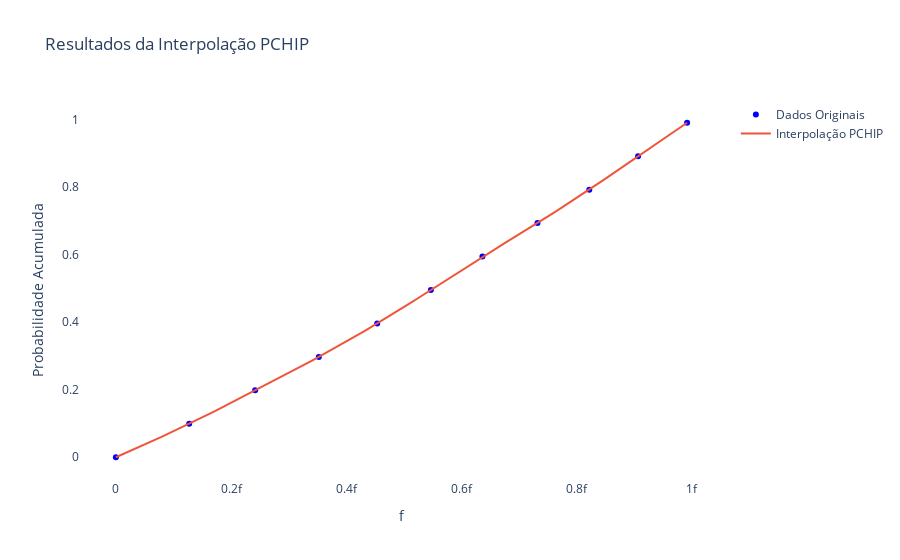

Notebook code cell kept with this figure:
### Code cell
fracao = np.concatenate((np.array([0]), lista_intermed))/n # Identifica a fração total de pontos de 0 até o ponto v

interp = PchipInterpolator(lista_v, fracao)
# Utiliza um interpolador PCHIP para gerar um polinômio de terceiro grau que aproxime W(v)
# Dessa forma, obtém-se U(v)

# Define os pontos onde deseja-se avaliar a função interpolada
x_new = np.linspace(0, lista_v[-1], 100)

# Avalia a função interpolada nos novos pontos
y_new = interp(x_new)

fig = go.Figure()

# Scatter plot dos dados originais
fig.add_trace(go.Scatter(x=lista_v, y=fracao, mode='markers', marker=dict(color='blue', symbol='circle'), name='Dados Originais'))

# Linha de interpolação PCHIP
fig.add_trace(go.Scatter(x=x_new, y=y_new, mode='lines', name='Interpolação PCHIP'))

# Layout
fig.update_layout(title='Resultados da Interpolação PCHIP',
                  xaxis_title='f',
                  yaxis_title='Probabilidade Acumulada',
                  showlegend=True,
                  plot_bgcolor='rgba(0,0,0,0)') # Define a cor de fundo do plot

fig.show()

### Figure 1 — Plotly figure (JSON) as saved in the notebook; plotly's stock layout.template omitted (floating-point values rounded to 4 significant figures)
{"data": [{"marker": {"color": "blue", "symbol": "circle"}, "mode": "markers", "name": "Dados Originais", "type": "scatter", "x": [0, 1.273e-16, 2.418e-16, 3.524e-16, 4.538e-16, 5.47e-16, 6.365e-16, 7.322e-16, 8.221e-16, 9.068e-16, 9.92e-16], "y": [0, 0.09901, 0.198, 0.297, 0.396, 0.495, 0.594, 0.693, 0.792, 0.891, 0.99]}, {"mode": "lines", "name": "Interpolação PCHIP", "type": "scatter", "x": [0, 1.002e-17, 2.004e-17, 3.006e-17, 4.008e-17, 5.01e-17, 6.012e-17, 7.014e-17, 8.016e-17, 9.018e-17, 1.002e-16, 1.102e-16, 1.202e-16, 1.303e-16, 1.403e-16, 1.503e-16, 1.603e-16, 1.703e-16, 1.804e-16, 1.904e-16, 2.004e-16, 2.104e-16, 2.204e-16, 2.305e-16, 2.405e-16, 2.505e-16, 2.605e-16, 2.705e-16, 2.806e-16, 2.906e-16, 3.006e-16, 3.106e-16, 3.206e-16, 3.307e-16, 3.407e-16, 3.507e-16, 3.607e-16, 3.707e-16, 3.808e-16, 3.908e-16, 4.008e-16, 4.108e-16, 4.208e-16, 4.309e-16, 4.409e-16, 4.509e-16, 4.609e-16, 4.709e-16, 4.81e-16, 4.91e-16, 5.01e-16, 5.11e-16, 5.21e-16, 5.311e-16, 5.411e-16, 5.511e-16, 5.611e-16, 5.711e-16, 5.812e-16, 5.912e-16, 6.012e-16, 6.112e-16, 6.212e-16, 6.313e-16, 6.413e-16, 6.513e-16, 6.613e-16, 6.713e-16, 6.814e-16, 6.914e-16, 7.014e-16, 7.114e-16, 7.214e-16, 7.315e-16, 7.415e-16, 7.515e-16, 7.615e-16, 7.715e-16, 7.816e-16, 7.916e-16, 8.016e-16, 8.116e-16, 8.216e-16, 8.317e-16, 8.417e-16, 8.517e-16, 8.617e-16, 8.717e-16, 8.818e-16, 8.918e-16, 9.018e-16, 9.118e-16, 9.218e-16, 9.319e-16, 9.419e-16, 9.519e-16, 9.619e-16, 9.719e-16, 9.82e-16, 9.92e-16], "y": [0, 0.007373, 0.01482, 0.02235, 0.02995, 0.03762, 0.04536, 0.05317, 0.06105, 0.069, 0.07701, 0.08508, 0.09322, 0.1014, 0.1097, 0.1182, 0.1267, 0.1353, 0.144, 0.1527, 0.1615, 0.1703, 0.1791, 0.188, 0.1968, 0.2056, 0.2144, 0.2232, 0.2321, 0.2409, 0.2498, 0.2588, 0.2678, 0.2769, 0.2861, 0.2954, 0.3048, 0.3143, 0.3238, 0.3335, 0.3432, 0.353, 0.3629, 0.3729, 0.3829, 0.3931, 0.4033, 0.4137, 0.4241, 0.4347, 0.4454, 0.4561, 0.4669, 0.4778, 0.4886, 0.4995, 0.5105, 0.5216, 0.5328, 0.544, 0.5552, 0.5664, 0.5774, 0.5883, 0.5991, 0.6096, 0.62, 0.6303, 0.6405, 0.6507, 0.6609, 0.6713, 0.6817, 0.6923, 0.703, 0.7138, 0.7247, 0.7356, 0.7466, 0.7577, 0.7689, 0.7801, 0.7915, 0.8029, 0.8145, 0.8262, 0.838, 0.8498, 0.8616, 0.8734, 0.8852, 0.8969, 0.9085, 0.9202, 0.9319, 0.9435, 0.9551, 0.9668, 0.9784, 0.99]}], "layout": {"plot_bgcolor": "rgba(0,0,0,0)", "showlegend": true, "title": {"text": "Resultados da Interpolação PCHIP"}, "xaxis": {"title": {"text": "f"}}, "yaxis": {"title": {"text": "Probabilidade Acumulada"}}}}
